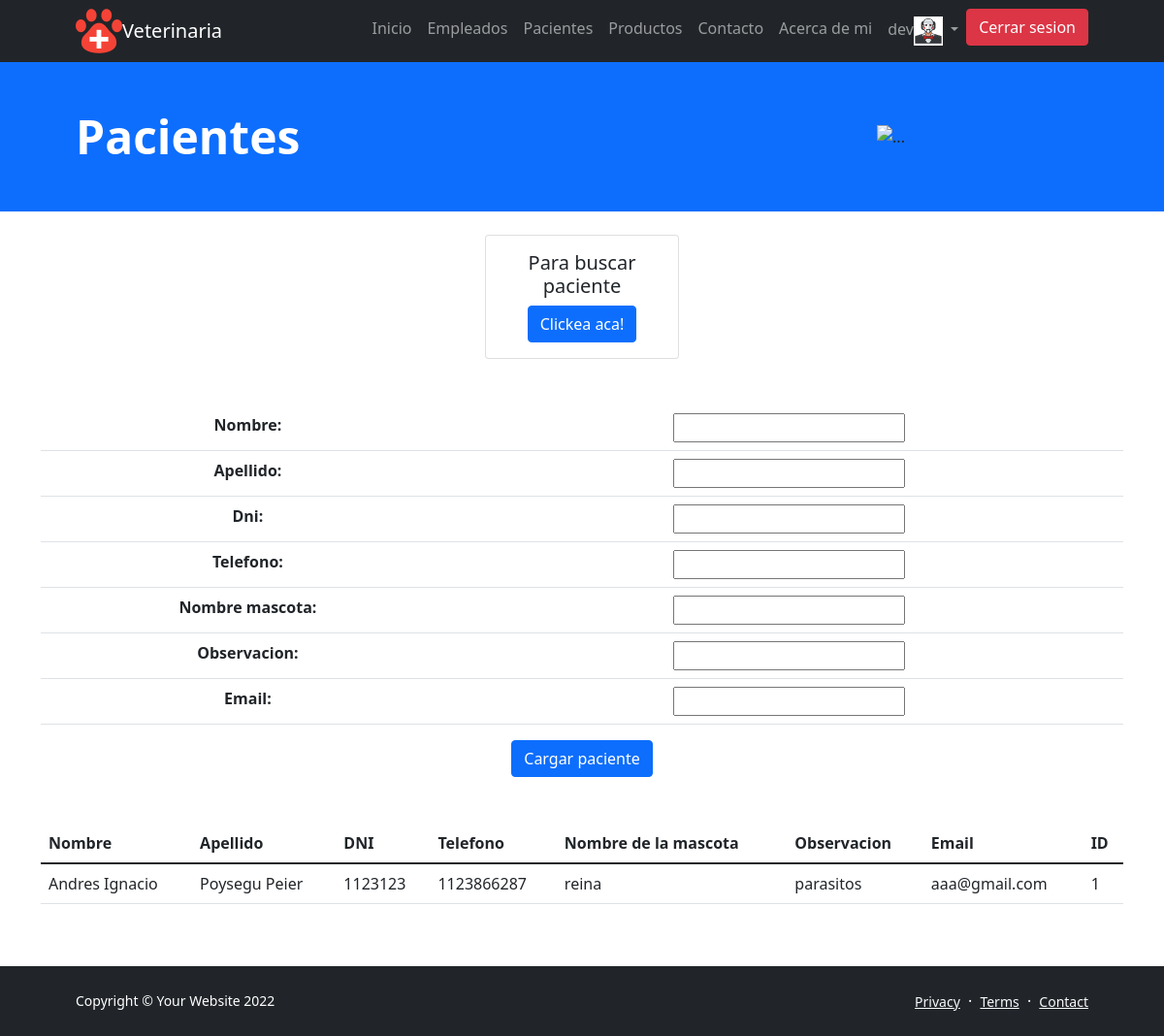
/pacientes/ (signed in), run on the app's committed database.
### veterinaria/models.py (models this page shows, shortened)
class Pacientes(models.Model):
    nombre=models.CharField(max_length=50)
    apellido=models.CharField(max_length=50)
    dni = models.IntegerField()
    telefono = models.IntegerField()
    email = models.EmailField(max_length=254,null=True)
    nombre_mascota = models.CharField(max_length=50)
    observacion =  models.CharField(max_length=300)
    id = models.AutoField(primary_key=True)

### veterinaria/views.py (the view)
# urls.py: path('pacientes/', pacientes, name='pacientes'),
@login_required
def pacientes(request):
    imagen = avatar(request)
    titulo = 'Pacientes'
    pacientes= Pacientes.objects.all()
    if request.method == 'POST':
        formulario = PacientesFormulario(request.POST)
        if formulario.is_valid():
            data = formulario.cleaned_data
            paciente= Pacientes(data['nombre'],data['apellido'],data['dni'],data['telefono'],data['nombre_mascota'],data['observacion'])
            paciente.save()
            formulario = PacientesFormulario()
            contx ={
                'titulo':titulo,
                'formulario':formulario,
                'pacientes':pacientes,
                'imagen':imagen
            }
            return render(request, 'veterinaria/pacientes.html', contx)
    else:
        formulario = PacientesFormulario()
        contx = {'titulo':titulo,
        'formulario':formulario,
        'pacientes':pacientes,
        'imagen':imagen
        }
        return render(request, 'veterinaria/pacientes.html', contx )

### veterinaria/fomrs.py
class PacientesFormulario(forms.Form):
    nombre = forms.CharField(max_length=50)
    apellido = forms.CharField(max_length=50)
    dni = forms.IntegerField()
    telefono = forms.IntegerField()
    nombre_mascota = forms.CharField(max_length=50)
    observacion =  forms.CharField(max_length=300)
    email = forms.EmailField()

### usuario/views.py (called while the page is built)
def avatar(request):
    if request.user.username:
        avatar = Avatar.objects.filter(user = request.user)
        if len(avatar) > 0:
            imagen = avatar[0].imagen.url
        else:
            imagen = '/media/avatar/predeterminada.png'
    else:
        imagen = '/media/avatar/predeterminada.png'
    return (imagen)

### veterinaria/templates/veterinaria/pacientes.html (shortened to what this page needs)
{% extends 'veterinaria/padre.html' %}
{% block main_content %}
<div class="col-sm-2 offset-md-5 mt-4">
    <div class="card">
      <div class="card-body">
         <center><h5 class="card-title">Para buscar paciente</h5>
       <a href="{% url 'buscarPaciente'%}" class="btn btn-primary">Clickea aca!</a></center>
      </div>
    </div>
</div>
<div class="container mt-5" style='text-align:center' >
    <form action="/veterinaria/pacientes/" method="POST" class="form-group">
        <table class="table">
            {{formulario.as_table}}
        </table>
        <input type="submit" value="Cargar paciente" class="btn btn-primary">
    </form>
</div>
<div class="container mt-5">
    <table class="table" center>
        <thead >
            <tr>
                <th>Nombre</th>
                <th>Apellido</th>
                <th>DNI</th>
                <th>Telefono</th>
                <th>Nombre de la mascota</th>
                <th>Observacion</th>
                <th>Email</th>
                <th>ID</th>
            </tr>
        </thead>
        <tbody>
                {% for paciente in pacientes %}
                <tr>
                <td>{{paciente.nombre}}</td>
                <td>{{paciente.apellido}}</td>
                <td>{{paciente.dni}}</td>
                <td>{{paciente.telefono}}</td>
                <td>{{paciente.nombre_mascota}}</td>
                <td>{{paciente.observacion}}</td>
                <td>{{paciente.email}}</td>
                <td>{{paciente.id}}</td>
                </tr>
                {% endfor %}
        </tbody>
    </table>
</div>
<br><br>
{% endblock %}

### veterinaria/templates/veterinaria/padre.html (shortened to what this page needs)
<!DOCTYPE html>
<html lang="en">
    <head>
        {% load static  %}
        <link href="https://cdn.jsdelivr.net/npm/bootstrap-icons@1.5.0/font/bootstrap-icons.css" rel="stylesheet" />
        <link href="{% static 'veterinaria/css/styles.css'%}" rel="stylesheet" />
    </head>
    <body class="d-flex flex-column h-100">
        <main class="flex-shrink-0">
            <nav class="navbar navbar-expand-lg navbar-dark bg-dark">
                <div class="container px-5">
                    <img src="{%static 'veterinaria/assets/icons8-veterinarian-48.png'%}" alt=""><a class="navbar-brand" mx-8  href="{% url 'index' %}" >Veterinaria</a>
                    <div class="collapse navbar-collapse" id="navbarSupportedContent">
                        <ul class="navbar-nav ms-auto mb-2 mb-lg-0">
                            <li class="nav-item"><a class="nav-link" href="{% url 'index' %}">Inicio</a></li>
                            <li class="nav-item"><a class="nav-link" href="{% url 'empleados' %}">Empleados</a></li>
                            <li class="nav-item"><a class="nav-link" href="{% url 'pacientes' %}">Pacientes</a></li>
                            <li class="nav-item"><a class="nav-link" href="{% url 'productos' %}">Productos</a></li>
                            <li class="nav-item"><a class="nav-link" href="{% url 'contacto' %}">Contacto</a></li>
                            <li class="nav-item"><a class="nav-link" href="{% url 'about' %}">Acerca de mi</a></li>
                            <li class="nav-item">
                                {% if not request.user.is_authenticated %}
                                    <a class="btn btn-primary" href="{% url 'login' %}">Iniciar sesion</a>
                                {% else %}
                                <li class="nav-item dropdown">
                                    <a class="nav-link dropdown-toggle" href="#" id="navbarScrollingDropdown" role="button" data-bs-toggle="dropdown" aria-expanded="false">
                                      {{request.user.username}}<img src = "{{imagen}}"width="30" height="30" />
                                    </a>
                                <li><a class="btn btn-danger" href="{% url 'logout' %}">Cerrar sesion</a></li>
                                {% endif %}
                            </li>
                        </ul>
                    </div>
                </div>
            </nav>
            {% block content %}
            <header class="bg-primary ">
                <div class="container px-5">
                    <div class="row gx-5 align-items-center justify-content-center">
                        <div class="col-lg-8 col-xl-7 col-xxl-6">
                            <div class="my-5 text-center text-xl-start">
                                <h1 class="display-5 fw-bolder text-white mb-2">{{titulo}}</h1>
                            </div>
                        </div>
                        <div class="col-xl-5 col-xxxl-4 d-none d-xl-block text-center"><img class="img-fluid - my-4 mx-auto" src="https://img.lalr.co/cms/2019/09/11090627/102438524_xl1.jpg" alt="..." /></div>
                    </div>
                </div>
            </header>
           {%block main_content%}  {% endblock main_content %}
        <footer class="bg-dark py-4 mt-auto">
            <div class="container px-5">
                <div class="row align-items-center justify-content-between flex-column flex-sm-row">
                    <div class="col-auto"><div class="small m-0 text-white">Copyright &copy; Your Website 2022</div></div>
                    <div class="col-auto">
                        <a class="link-light small" href="#!">Privacy</a>
                        <span class="text-white mx-1">&middot;</span>
                        <a class="link-light small" href="#!">Terms</a>
                        <span class="text-white mx-1">&middot;</span>
                        <a class="link-light small" href="/veterinaria/contacto">Contact</a>
                    </div>
                </div>
            </div>
        </footer>
         {% endblock content %}
    </body>
</html>

### data on the page
Pacientes: nombre "Andres Ignacio", apellido "Poysegu Peier", dni "1123123", telefono "1123866287", nombre_mascota "reina", observacion "parasitos", email "aaa@gmail.com", id "1"

### other printed values
{{ request.user.username }} "dev"
{{ titulo }} "Pacientes"
